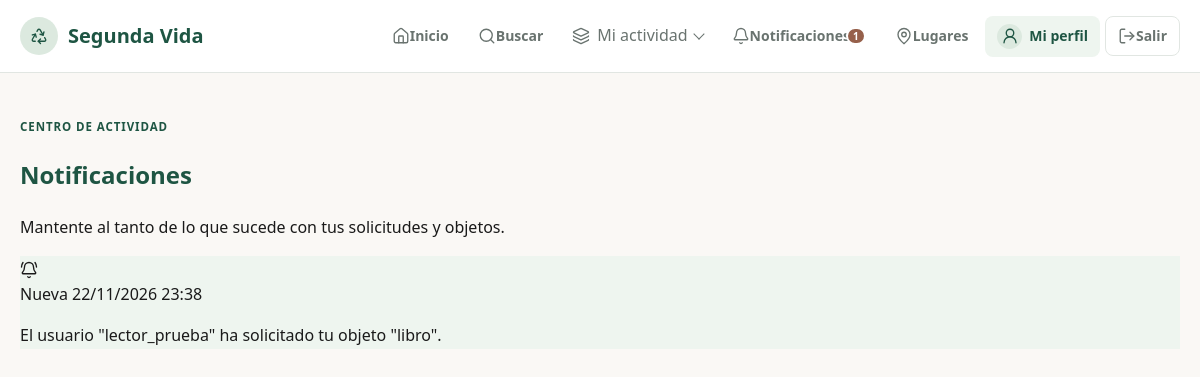
Page /notificaciones/ (signed in) on the committed database.
### usuarios/models.py (models this page shows, shortened)
class Notificacion(models.Model):
    usuario = models.ForeignKey(
        User,
        on_delete=models.CASCADE,
        related_name="notificaciones"
    )
    mensaje = models.CharField(max_length=255)
    leida = models.BooleanField(default=False)
    fecha = models.DateTimeField(auto_now_add=True)

### usuarios/views.py (the view, shortened to what this page needs)
# urls.py: path("notificaciones/", notificaciones, name="notificaciones"),
@login_required
def notificaciones(request):
    notificaciones = Notificacion.objects.filter(
        usuario=request.user
    ).order_by("-fecha")
    return render(
        request,
        "usuarios/notificaciones.html",
        {
            "notificaciones": notificaciones,
            "no_leidas": notificaciones.filter(
                leida=False
            ).count(),
        }
    )

### usuarios/context_processors.py (called while the page is built)
def notificaciones_no_leidas(request):
    if request.user.is_authenticated:
        notificaciones = Notificacion.objects.filter(
            usuario=request.user
        ).order_by("-fecha")
        no_leidas = notificaciones.filter(
            leida=False
        ).count()
    else:
        notificaciones = Notificacion.objects.none()
        no_leidas = 0
    return {
        "notificaciones": notificaciones,
        "notificaciones_no_leidas": no_leidas,
    }

### templates/usuarios/notificaciones.html (shortened to what this page needs)
{% extends "base.html" %}
{% block content %}
<section class="notificaciones-pagina">
<header class="encabezado-notificaciones">
    <div>
        <span class="seccion-etiqueta">CENTRO DE ACTIVIDAD</span>
        <h1>Notificaciones</h1>
        <p>
            Mantente al tanto de lo que sucede con tus solicitudes
            y objetos.
        </p>
    </div>
</header>
{% if notificaciones %}
    <div class="lista-notificaciones">
        {% for notificacion in notificaciones %}
            <article
                class="notificacion {% if notificacion.leida %}notificacion-leida{% else %}notificacion-no-leida{% endif %}"
            >
                <div class="notificacion-icono">
                    {% if notificacion.leida %}
                        <i
                            data-lucide="bell"
                            class="lucide-icon"
                            aria-hidden="true"
                        ></i>
                    {% else %}
                        <i
                            data-lucide="bell-ring"
                            class="lucide-icon"
                            aria-hidden="true"
                        ></i>
                    {% endif %}
                </div>
                <div class="notificacion-contenido">
                    <div class="notificacion-superior">
                        {% if notificacion.leida %}
                            <span class="estado-notificacion leida">
                                Leída
                            </span>
                        {% else %}
                            <span class="estado-notificacion nueva">
                                Nueva
                            </span>
                        {% endif %}
                        <time>
                            {{ notificacion.fecha|date:"d/m/Y H:i" }}
                        </time>
                    </div>
                    <p class="notificacion-mensaje">
                        {{ notificacion.mensaje }}
                    </p>
                </div>
            </article>
        {% endfor %}
    </div>
{% endif %}
</section>
{% endblock %}

### templates/base.html (style rules this page uses)
:root { --verde-principal: #1E5543; --verde-oscuro: #163F32; --verde-medio: #2F7059; --verde-suave: #DCE9DF; --verde-muy-suave: #EEF5EF; --fondo: #FAF8F5; --blanco: #FFFFFF; --fondo-alternativo: #F3F1EC; --texto: #1A1A1A; --texto-secundario: #69736F; --texto-suave: #6F7873; --borde: #E1E6E2; --borde-oscuro: #CBD5CF; --borde-verde: #D7E3D9; --terracota: #C98F76; --terracota-oscuro: #A96F58; --terracota-contraste: #96604B; --beige: #E8D8C3; --dorado: #C59B45; --dorado-contraste: #8A6A22; --dorado-contraste-oscuro: #735817; --dorado-suave: #F5EACF; --dorado-borde: #EADDBD; --dorado-texto: #765B20; --dorado-texto-suave: #6F5E38; --exito: #3D7A59; --exito-suave: #E3F0E7; --advertencia: #A97932; --advertencia-suave: #F8EEDC; --error: #9A4B4B; --error-suave: #F6E4E4; --error-borde: #E7C7C7; --peligro: #8B3A3A; --peligro-borde: #D8A0A0; --peligro-suave: #F5E1E1; --sombra-suave: 0 4px 15px rgba(25, 45, 35, 0.06); --sombra-media: 0 8px 25px rgba(25, 45, 35, 0.10); --radio-pequeno: 8px; --radio: 12px; --radio-grande: 18px; --transicion: 0.2s ease; }
* { box-sizing: border-box; }
html { scroll-behavior: smooth; }
body { margin: 0; padding: 0; font-family: "Segoe UI", -apple-system, BlinkMacSystemFont, sans-serif; background-color: var(--fondo); color: var(--texto); line-height: 1.6; }
.lucide-icon { display: inline-block; width: 18px; height: 18px; vertical-align: middle; stroke-width: 1.8; }
h1 { color: var(--verde-principal); }
.perfil-etiqueta, .seccion-etiqueta, .texto-seccion { display: block; margin: 0 0 5px; color: var(--verde-principal); font-size: 0.72rem; font-weight: 700; letter-spacing: 0; }
.notificacion-no-leida { background: var(--verde-muy-suave); }
.hero-etiqueta, .seccion-etiqueta, .encabezado-solicitudes .seccion-etiqueta { letter-spacing: 0.08em; }

### rows in the picture
Notificacion: leida False (drawn), fecha "22/11/2026 23:38", mensaje "El usuario \"lector_prueba\" ha solicitado tu objeto \"libro\"."

### other values in the picture
{{ notificaciones_no_leidas }} "1"
